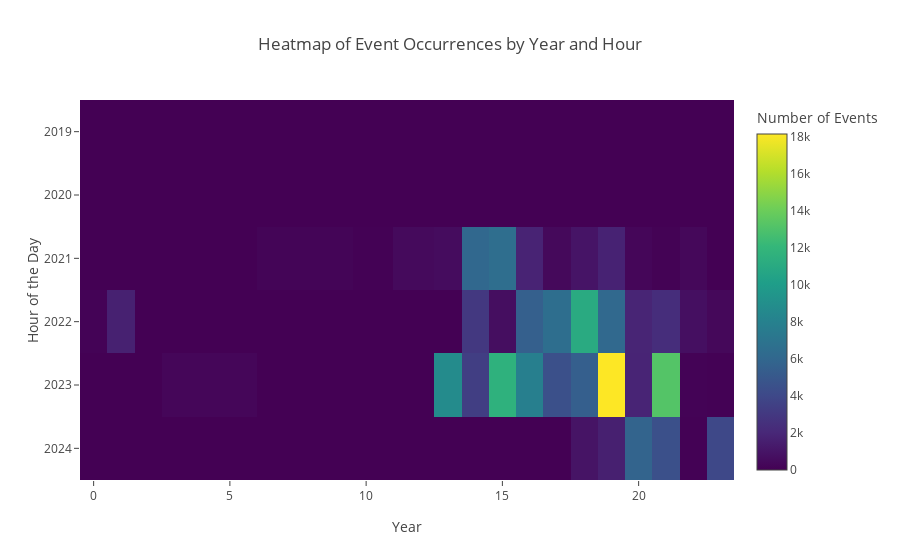

Notebook source saved alongside this figure:
### Code cell
data['YEAR'] = data['TIMESTAMP'].dt.year
heatmap_data = data.groupby(['YEAR', 'HOUR']).size().unstack(fill_value=0)
import plotly.express as px

# Create the heatmap
fig = px.imshow(
    heatmap_data,
    labels={'x': "Year", 'y': "Hour of the Day", 'color': "Number of Events"},
    x=heatmap_data.columns,
    y=heatmap_data.index,
    title="Heatmap of Event Occurrences by Year and Hour",
    aspect="auto",
    color_continuous_scale='Viridis'
)

# Show the plot
fig.show()

### Figure 1 — Plotly figure (JSON) as saved in the notebook; plotly's stock layout.template omitted (floating-point values rounded to 4 significant figures)
{"data": [{"coloraxis": "coloraxis", "hovertemplate": "Year: %{x}<br>Hour of the Day: %{y}<br>Number of Events: %{z}<extra></extra>", "name": "0", "type": "heatmap", "x": [0, 1, 2, 3, 9, 10, 12, 13, 14, 15, 16, 17, 18, 19, 20, 21, 22, 23], "xaxis": "x", "y": [2019, 2020, 2021, 2022, 2023, 2024], "yaxis": "y", "z": [[0, 0, 2, 0, 0, 0, 0, 0, 0, 0, 0, 0, 0, 0, 0, 0, 0, 0], [0, 0, 0, 0, 0, 0, 0, 0, 0, 0, 1, 0, 0, 0, 1, 0, 0, 0], [0, 0, 0, 0, 195, 29, 461, 581, 6060, 6497, 1782, 398, 981, 1713, 284, 79, 347, 15], [105, 1638, 0, 1, 0, 0, 0, 5, 3020, 660, 5497, 6541, 11058, 6102, 1840, 2324, 741, 355], [0, 1, 0, 273, 0, 0, 0, 8743, 3371, 11575, 7845, 4457, 5450, 18143, 1820, 13199, 101, 35], [0, 0, 0, 0, 0, 0, 0, 0, 0, 0, 0, 11, 977, 1578, 5781, 4502, 41, 3943]]}], "layout": {"coloraxis": {"colorbar": {"title": {"text": "Number of Events"}}, "colorscale": [[0, "#440154"], [0.1111, "#482878"], [0.2222, "#3e4989"], [0.3333, "#31688e"], [0.4444, "#26828e"], [0.5556, "#1f9e89"], [0.6667, "#35b779"], [0.7778, "#6ece58"], [0.8889, "#b5de2b"], [1, "#fde725"]]}, "title": {"text": "Heatmap of Event Occurrences by Year and Hour"}, "xaxis": {"anchor": "y", "domain": [0, 1], "title": {"text": "Year"}}, "yaxis": {"anchor": "x", "autorange": "reversed", "domain": [0, 1], "title": {"text": "Hour of the Day"}}}}
